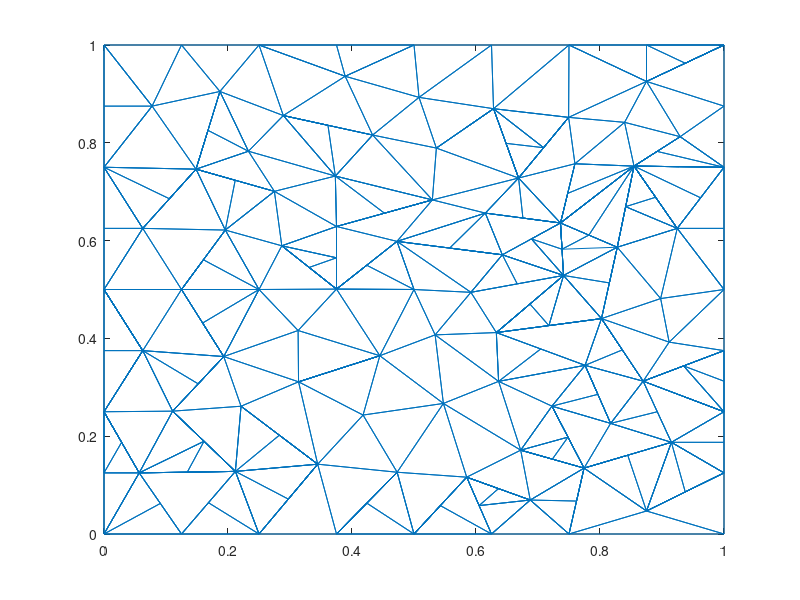

Reproduce this figure in MATLAB.
nodes = [0,0;
1,0;
1,1;
0,1;
0.5,0.5;
0,0.5;
0.0625,0.625;
0.25,0.5;
0,0.25;
0.5,0;
0,0.75;
0.125,0.5;
0.5,1;
0.433275,0.815849;
0.148437,0.746094;
0.195626,0.621564;
0.529625,0.683244;
0.375,0.628853;
0.25,1;
0.373136,0.732013;
0.286769,0.589388;
0.375,0.500839;
0.27482,0.700717;
0.313771,0.311229;
0.313066,0.416148;
0.0625,0.375;
0.193152,0.362881;
0.25,0;
0.221019,0.261294;
0.110735,0.251224;
0.0567566,0.125;
0.289186,0.855722;
0.0775596,0.875;
0.232942,0.782767;
0.125,1;
0.186981,0.904974;
0.344656,0.142753;
0.125,0;
0.472573,0.598451;
0.924569,0.625;
0.38898,0.936063;
0.211891,0.128028;
0.375,0;
0.547402,0.26699;
0.444875,0.364572;
0.417838,0.243238;
0.47281,0.126311;
0.625,0;
0.75,0;
0.536065,0.78923;
0.75,1;
1,0.5;
0.6875,0.0694813;
0.585002,0.116209;
0.625,1;
0.642467,0.570984;
0.508074,0.892911;
1,0.25;
0.668679,0.727983;
0.749387,0.852019;
0.628269,0.869741;
0.736262,0.636012;
0.802373,0.440498;
0.82784,0.586474;
0.741191,0.528744;
0.632806,0.411914;
0.615033,0.656252;
0.854872,0.752318;
0.534065,0.407201;
1,0.75;
0.875,0.925491;
0.897806,0.481478;
1,0.375;
0.591791,0.494234;
0.722482,0.261441;
0.67209,0.171457;
0.774275,0.134747;
1,0.875;
0.839631,0.841845;
0.759557,0.757126;
0.92931,0.8125;
0.869619,0.3125;
0.875,0.0470411;
0.911511,0.392352;
0.775933,0.344943;
0.817138,0.226203;
1,0.125;
0.915154,0.1875;
0.63646,0.312134;
0.748378,0.198094;
0.160313,0.560782;
0,0.625;
0.379323,0.337901;
0,0.375;
0.03125,0.4375;
0.168445,0.0640138;
0.105469,0.685547;
0.452312,0.656049;
0.211629,0.723405;
0.375,0.564846;
0,0.875;
0.361231,0.835786;
0.330884,0.545114;
0.159076,0.431441;
0.423787,0.549645;
0.282837,0.202024;
0,0.125;
0.03125,0.3125;
0.161313,0.189626;
0.151944,0.307053;
0.297328,0.0713766;
0.0283783,0.1875;
0.423905,0.0631556;
0.167709,0.825534;
0.0908783,0.0625;
0.70437,0.378429;
0.375,1;
0.134324,0.126514;
0.841356,0.669396;
0.605001,0.0581045;
0.55752,0.584718;
0.542501,0.0581045;
0.582167,0.829485;
0.815107,0.513486;
0.709033,0.790001;
0.675647,0.646132;
0.648474,0.798862;
0.835996,0.376499;
0.666491,0.511489;
0.636251,0.0928451;
0.795567,0.694165;
0.962285,0.6875;
0.689364,0.603498;
0.875,1;
0.71759,0.426206;
0.93481,0.34375;
1,0.625;
0.738726,0.582378;
0.9375,0.962745;
0.892387,0.25;
0.686999,0.470329;
0.723182,0.153102;
0.762137,0.0673734;
0.9375,0.0860206;
0.927436,0.751159;
0.747909,0.696569;
0.892091,0.782409;
1,0.1875;
0.796535,0.285573;
0.844714,0.161123;
0.93481,0.28125;
0.889721,0.688659;
0.782051,0.611243;
1,0.3125;
];
triangles = [77,75,76;
26,12,6;
16,12,8;
11,6,7;
45,25,24;
25,22,8;
24,27,29;
12,7,6;
6,9,26;
42,38,28;
14,17,50;
7,15,11;
18,17,20;
21,16,8;
25,45,22;
23,15,16;
23,34,15;
7,16,15;
15,33,11;
50,57,14;
16,7,12;
22,18,21;
35,36,19;
4,11,33;
14,20,17;
14,32,20;
23,18,20;
18,39,17;
41,57,13;
59,50,17;
21,8,22;
14,41,32;
12,27,8;
39,22,5;
16,21,23;
18,23,21;
24,25,27;
37,29,42;
12,26,27;
46,24,37;
9,1,31;
8,27,25;
9,30,26;
24,29,37;
42,30,31;
30,27,26;
28,37,42;
31,30,9;
30,29,27;
47,43,10;
24,46,45;
36,15,34;
20,32,34;
35,4,33;
20,34,23;
34,32,36;
36,33,15;
36,35,33;
19,36,32;
47,46,37;
39,18,22;
38,31,1;
39,5,74;
85,66,89;
13,57,55;
13,19,41;
19,32,41;
42,29,30;
31,38,42;
48,49,53;
28,43,37;
68,64,40;
44,89,69;
22,45,5;
47,37,43;
44,45,46;
44,47,54;
44,46,47;
54,48,53;
39,56,67;
59,17,67;
54,10,48;
71,51,60;
55,57,61;
41,14,57;
84,52,72;
57,50,61;
2,83,49;
63,64,65;
54,47,10;
59,60,61;
67,62,59;
61,50,59;
68,62,64;
82,63,85;
74,65,56;
53,76,54;
68,80,62;
61,51,55;
40,70,68;
61,60,51;
62,56,65;
3,51,71;
66,63,65;
73,82,58;
52,70,40;
72,40,64;
39,74,56;
63,72,64;
45,69,5;
69,89,66;
39,67,17;
67,56,62;
70,78,81;
80,79,60;
44,69,45;
74,69,66;
40,72,52;
65,64,62;
71,78,3;
79,80,68;
88,82,86;
79,71,60;
77,86,75;
73,84,82;
69,74,5;
65,74,66;
44,54,76;
82,84,63;
53,77,76;
76,75,89;
49,77,53;
83,87,88;
70,81,68;
71,79,81;
59,80,60;
80,59,62;
71,81,78;
81,79,68;
87,58,88;
49,83,77;
52,84,73;
63,84,72;
66,85,63;
86,85,75;
88,77,83;
86,82,85;
82,88,58;
83,2,87;
88,86,77;
76,89,44;
85,89,75;
76,77,90;
90,75,76;
91,8,16;
91,12,8;
92,7,11;
92,6,7;
93,24,24;
93,45,24;
6,94,26;
94,9,26;
95,6,6;
95,26,6;
96,28,42;
96,38,28;
97,11,7;
97,15,11;
98,20,18;
98,17,20;
99,16,23;
99,15,16;
99,15,23;
99,15,15;
97,15,7;
97,15,15;
91,12,16;
91,12,12;
21,22,100;
100,18,21;
101,33,4;
101,11,33;
102,20,14;
102,32,20;
98,17,18;
98,17,17;
103,22,21;
103,22,22;
102,32,14;
102,32,32;
104,8,12;
104,27,8;
105,5,39;
105,22,5;
106,42,37;
106,29,42;
104,27,12;
104,27,27;
31,9,107;
107,1,31;
108,26,9;
108,26,26;
106,37,37;
106,29,37;
31,42,109;
109,30,31;
110,26,30;
110,27,26;
111,42,28;
111,37,42;
112,9,31;
112,9,9;
110,27,30;
110,27,27;
113,10,47;
113,43,10;
93,45,24;
93,45,45;
114,34,36;
114,15,34;
114,15,36;
114,15,15;
105,22,39;
105,22,22;
115,1,38;
115,31,1;
116,89,85;
116,66,89;
117,41,13;
117,19,41;
109,30,42;
109,30,30;
118,42,31;
118,42,42;
111,37,28;
111,37,37;
40,68,119;
119,64,40;
113,43,47;
113,43,43;
53,54,120;
120,48,53;
121,67,39;
121,56,67;
122,48,54;
122,10,48;
123,61,50;
123,61,61;
124,65,63;
124,64,65;
122,10,54;
122,10,10;
61,59,125;
125,60,61;
126,59,67;
126,62,59;
127,59,61;
127,59,59;
119,64,68;
119,64,64;
128,85,82;
128,63,85;
129,56,74;
129,65,56;
130,54,53;
130,54,54;
131,62,68;
131,62,62;
40,132,68;
132,70,68;
65,62,133;
133,56,65;
71,3,134;
134,51,71;
65,66,135;
135,63,65;
58,73,136;
136,82,58;
137,40,52;
137,70,40;
121,56,39;
121,56,56;
124,64,63;
124,64,64;
126,62,67;
126,62,62;
62,65,138;
138,62,62;
139,3,71;
139,3,3;
140,86,88;
140,82,86;
90,75,77;
90,75,75;
136,82,73;
136,82,82;
141,66,65;
141,66,66;
128,63,82;
128,63,63;
142,76,76;
142,77,76;
143,53,49;
143,77,53;
144,88,83;
144,87,88;
145,68,70;
145,68,68;
125,60,59;
125,60,60;
146,62,80;
146,62,62;
147,68,81;
147,68,68;
148,88,87;
148,58,88;
143,77,49;
143,77,77;
135,63,66;
135,63,63;
149,75,86;
149,85,75;
150,83,88;
150,77,83;
149,85,86;
149,85,85;
151,58,82;
151,58,58;
144,87,83;
144,87,87;
150,77,88;
150,77,77;
142,90,76;
142,77,90;
95,26,6;
95,26,26;
103,100,21;
103,22,100;
112,107,31;
112,9,107;
118,109,31;
118,42,109;
152,119,40;
152,68,119;
130,120,53;
130,54,120;
127,125,61;
127,59,125;
153,68,62;
153,64,68;
146,68,80;
146,62,68;
152,68,40;
152,68,68;
138,133,65;
138,62,133;
139,134,71;
139,3,134;
141,135,65;
141,66,135;
154,136,58;
154,73,136;
153,138,62;
153,64,138;
147,70,81;
147,68,70;
];
trimesh(triangles, nodes(:,1), nodes(:,2));
